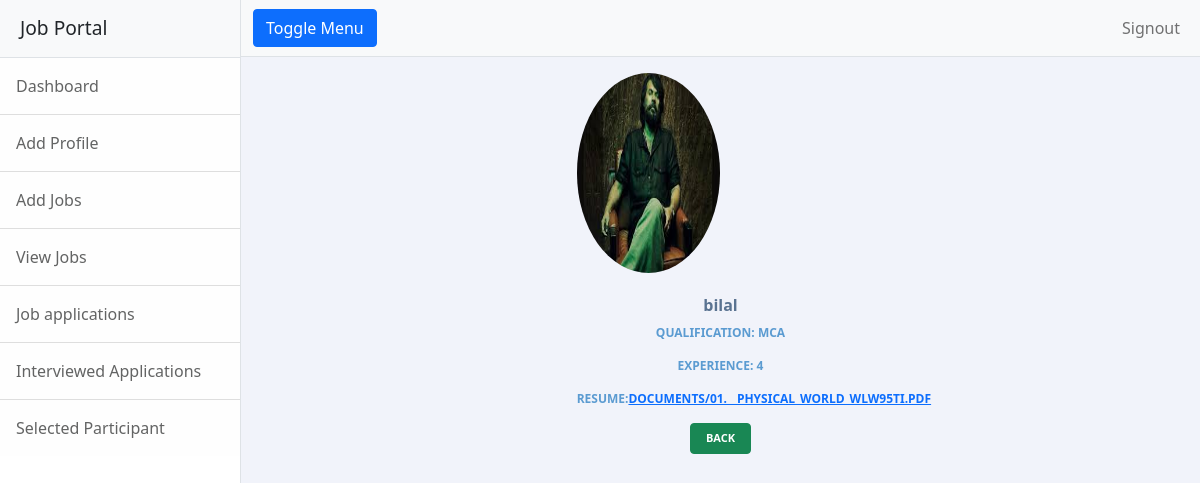
Screenshot of /employer/jobs/application/jobs/user/profile/1 with the database file from the repository.
### employer/models.py (models this page shows)
class JobSeekerProfile(models.Model):
    user=models.OneToOneField(MyUser,on_delete=models.CASCADE)
    name=models.CharField(max_length=30)
    profile_pic = models.ImageField(upload_to="image",null=True)
    qualification=models.CharField(max_length=100)
    experience=models.CharField(max_length=100)
    resume=models.FileField(upload_to="documents",null=True)
    def __str__(self):
        return self.name

### employer/views.py (the view)
# urls.py: path("jobs/application/jobs/user/profile/<int:id>",views.ProfileView.as_view(),name="profile"),
class ProfileView(TemplateView):
    model= JobSeekerProfile
    template_name = "employer/userprofile.html"
    pk_url_kwarg = "id"
    def get(self,request,*args,**kwargs):
        user=self.model.objects.get(user_id=kwargs["id"])
        print("okfdofodsjf",user.experience)
        return render(request, self.template_name, {"user": user})

### employer/templates/employer/userprofile.html (shortened to what this page needs)
<!DOCTYPE html>
{%extends 'employer/employerbase.html'%}
{%load static%}
 {%block body_block%}
<div class="container">
	<div class="row">
		<div class="col-4"></div>
		<div class="col-4 mt-3">
			<div class="profile-userpic">
                    <img src="{{user.profile_pic.url}}" class="card-img-top img-responsive rounded-circle" alt="..." style="height:200px" width="50" >
				</div>
				<div class="profile-usertitle">
					<div class="profile-usertitle-name">
						<strong >{{user}}</strong>
					</div>
					<div class="profile-usertitle-job">
						Qualification: {{user.qualification}}
					</div>
					<div class="profile-usertitle-job">
						Experience: {{user.experience}}
					</div>
						<div class="profile-usertitle-job">
							resume:<a href="{{user.resume.url}}" download="filename">{{user.resume}}</a>
					</div>
				</div>
				<div class="profile-userbuttons">
					<a href="{%url 'empapplicationsview' %}" class="btn btn-success ">back</a>
				</div>
			</div>
		</div>
	</div>
</div>
{%endblock%}

### employer/static/css/customstyle.css (style rules this page uses)
body { background: #eee }
body { background: #F1F3FA; }
.profile-userpic img { float: none; margin: 0 auto; width: 50%; height: 50%; -webkit-border-radius: 50% !important; -moz-border-radius: 50% !important; border-radius: 50% !important; }
.profile-usertitle { text-align: center; margin-top: 20px; }
.profile-usertitle-name { color: #5a7391; font-size: 16px; font-weight: 600; margin-bottom: 7px; }
.profile-usertitle-job { text-transform: uppercase; color: #5b9bd1; font-size: 12px; font-weight: 600; margin-bottom: 15px; }
.profile-userbuttons { text-align: center; margin-top: 10px; }
.profile-userbuttons .btn { text-transform: uppercase; font-size: 11px; font-weight: 600; padding: 6px 15px; margin-right: 5px; }
.profile-userbuttons .btn:last-child { margin-right: 0px; }

### rows the page displays
JobSeekerProfile: profile_pic (picture), name "bilal", qualification "MCA", experience "4", resume "DOCUMENTS/01.__PHYSICAL_WORLD_WLW95TI.PDF"
